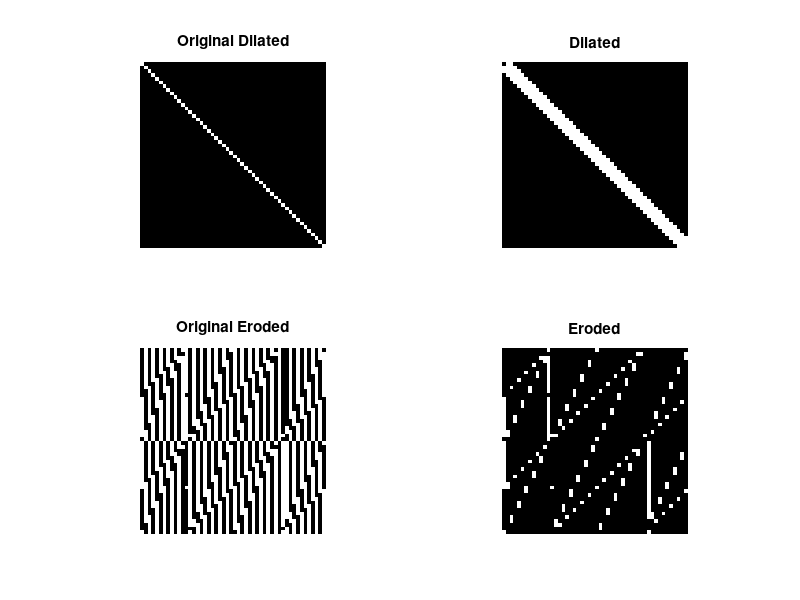

Write MATLAB code to recreate this figure.
%Dilation Erosion
A=eye(50);
Acom= magic(50);
for i=1:50
    for j=1:50
        Acom(i,j)=rem(Acom(i,j),2);
    end
end
%Structuring element
B=[1 0 1; 0 0 1; 1 1 0];
%Pad zeros on all the sides
C=padarray(A,[1 1]);
%Intialize a matrix of matrix size A with zeros
D=false(size(A));
for i=1:size(C,1)-2
    for j=1:size(C,2)-2
        %Perform logical AND operation
        D(i,j)=sum(sum(B&C(i:i+2,j:j+2)));
    end
end
%Structuring element
B1=[1 1 0];
%Pad array with ones on both sides
E=padarray(Acom,[0 1],1);
%Intialize the matrix D of size A with zeros
F=false(size(Acom));
for i=1:size(E,1)
    for j=1:size(E,2)-2
        In=E(i,j:j+2);
        %Find the position of ones in the structuring element
        In1=find(B1==1);
        %Check whether the elements in the window have the value one in the
        %same positions of the structuring element
        if(In(In1)==1)
        F(i,j)=1;
        end
    end
end
subplot(2,2,1),
imshow(A), title('Original Dilated');
subplot(2,2,2),
imshow(D), title('Dilated');
subplot(2,2,3),
imshow(Acom), title('Original Eroded');
subplot(2,2,4),
imshow(F), title('Eroded');